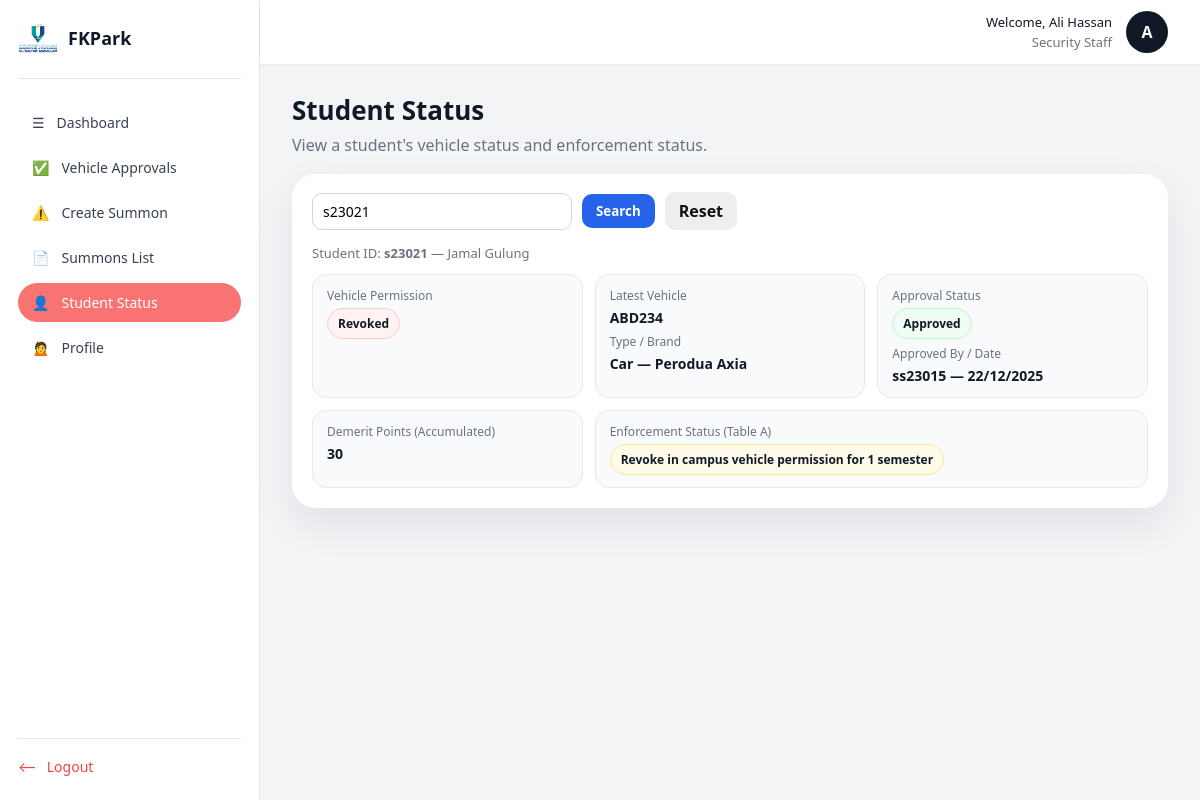
Screenshot of /fkpark/student_status_security.php?student_id=s23021 (signed in) with the database file from the repository.
### tables this page shows
CREATE TABLE `security` (
  `staff_id` varchar(255) NOT NULL,
  `name` varchar(100) NOT NULL,
  `email` varchar(255) NOT NULL,
  `phone` varchar(30) DEFAULT NULL,
  `badge_number` varchar(50) DEFAULT NULL
);

CREATE TABLE `student` (
  `student_id` varchar(255) NOT NULL,
  `name` varchar(100) NOT NULL,
  `email` varchar(255) NOT NULL,
  `phone` varchar(30) DEFAULT NULL
);

CREATE TABLE `vehicle` (
  `vehicle_id` int(15) NOT NULL,
  `plate_num` varchar(15) NOT NULL,
  `type` varchar(20) NOT NULL,
  `brand` varchar(50) NOT NULL,
  `status` varchar(15) NOT NULL DEFAULT 'Pending',
  `registration_date` date NOT NULL,
  `student_id` varchar(255) NOT NULL
);

### fkpark/student_status_security.php (the view, shortened to what this page needs)
<?php
require 'db.php';
function h($v): string { return htmlspecialchars((string)$v, ENT_QUOTES, 'UTF-8'); }
$securityUsername = $_SESSION['username'];
$securityName = $securityUsername;
$stmtSecurity = mysqli_prepare($conn, "SELECT name FROM security WHERE staff_id = ?");
if ($stmtSecurity) {
    mysqli_stmt_bind_param($stmtSecurity, "s", $securityUsername);
    mysqli_stmt_execute($stmtSecurity);
    $res = mysqli_stmt_get_result($stmtSecurity);
    if ($row = mysqli_fetch_assoc($res)) {
        $securityName = $row['name'];
    }
}
$studentId = trim($_GET['student_id'] ?? '');
$studentName = null;
$latestVehicle = null;
$demeritPoints = 0;
$enforcementLabel = '—';
$enforcementTone = 'info';
if ($studentId !== '') {
    $stmt = $conn->prepare("SELECT name FROM student WHERE student_id = ?");
    if ($stmt) {
        $stmt->bind_param('s', $studentId);
        $stmt->execute();
        $row = $stmt->get_result()->fetch_assoc();
        $studentName = $row['name'] ?? null;
    }
    $sqlLatest = "
        SELECT v.vehicle_id, v.plate_num, v.type, v.brand,
               COALESCE(va.status, 'Pending') AS approval_status,
               va.approve_by, va.approval_date
        FROM vehicle v
        LEFT JOIN vehicle_approval va ON va.vehicle_id = v.vehicle_id
            AND va.approval_id = (
                SELECT MAX(approval_id)
                FROM vehicle_approval
                WHERE vehicle_id = v.vehicle_id
            )
        WHERE v.student_id = ?
        ORDER BY v.registration_date DESC
        LIMIT 1
    ";
    $stmt = $conn->prepare($sqlLatest);
    if ($stmt) {
        $stmt->bind_param('s', $studentId);
        $stmt->execute();
        $latestVehicle = $stmt->get_result()->fetch_assoc();
    }
    $stmt = $conn->prepare("
        SELECT COALESCE(SUM(vt.Point), 0) AS total_demerit
        FROM traffic_summon ts
        JOIN violation_type vt ON vt.violation_typeID = ts.violation_typeID
        WHERE ts.student_id = ?
    ");
    if ($stmt) {
        $stmt->bind_param('s', $studentId);
        $stmt->execute();
        $row = $stmt->get_result()->fetch_assoc();
        $demeritPoints = (int)($row['total_demerit'] ?? 0);
    }
    if ($demeritPoints < 20) {
        $enforcementLabel = 'Warning given';
        $enforcementTone = 'info';
    } elseif ($demeritPoints < 50) {
        $enforcementLabel = 'Revoke in campus vehicle permission for 1 semester';
        $enforcementTone = 'warn';
    } elseif ($demeritPoints < 80) {
        $enforcementLabel = 'Revoke in campus vehicle permission for 2 semesters';
        $enforcementTone = 'danger';
    } else {
        $enforcementLabel = 'Revoke in campus vehicle permission for the entire study duration';
        $enforcementTone = 'danger';
    }
}
$plateNumber = $latestVehicle['plate_num'] ?? '—';
$vehicleType = $latestVehicle['type'] ?? '—';
$vehicleBrand = $latestVehicle['brand'] ?? '—';
$approvalStatus = $latestVehicle['approval_status'] ?? ($latestVehicle ? 'Pending' : 'No Vehicle');
$approvedBy = $latestVehicle['approve_by'] ?? '—';
$approvalDate = !empty($latestVehicle['approval_date']) ? date('d/m/Y', strtotime($latestVehicle['approval_date'])) : '—';
$vehiclePermission = 'No Vehicle';
if ($latestVehicle) {
    if ($demeritPoints >= 20) {
        $vehiclePermission = 'Revoked';
    }
}
$vpTone = ($vehiclePermission === 'Active') ? 'ok' : (($vehiclePermission === 'Revoked') ? 'danger' : 'warn');
$asTone = (strcasecmp((string)$approvalStatus, 'Approved') === 0) ? 'ok' : ((strcasecmp((string)$approvalStatus, 'Rejected') === 0) ? 'danger' : 'warn');
?><!DOCTYPE html>
<html lang="en">
<head>
</head>
<body>
<div class="layout">
    <aside class="sidebar">
        <div class="sidebar-header">
            <div class="sidebar-logo"><img src="images/logo.png" alt="FKPark Logo"></div>
            <div class="sidebar-title">FKPark</div>
        </div>
        <nav class="nav">
            <a href="dashboard_security.php" class="nav-link"><span>☰</span><span>Dashboard</span></a>
            <a href="vehicle_approval.php" class="nav-link"><span>✅</span><span>Vehicle Approvals</span></a>
            <a href="create_summon.php" class="nav-link"><span>⚠️</span><span>Create Summon</span></a>
            <a href="summon_list.php" class="nav-link"><span>📄</span><span>Summons List</span></a>
            <a href="student_status_security.php" class="nav-link active"><span>👤</span><span>Student Status</span></a>
            <a href="security_profile.php" class="nav-link"><span>🙍</span><span>Profile</span></a>
        </nav>
        <div class="sidebar-footer">
            <a href="logout.php" class="logout-btn"><span>⟵</span><span>Logout</span></a>
        </div>
    </aside>
    <div class="main">
        <header class="topbar">
            <div class="topbar-user">
                <div class="topbar-user-info">
                    <div>Welcome, <?= h($securityName) ?></div>
                    <div class="topbar-role">Security Staff</div>
                </div>
                <div class="avatar"><?= strtoupper(substr($securityName, 0, 1)) ?></div>
            </div>
        </header>
        <main class="content">
            <h1 class="page-title">Student Status</h1>
            <p class="page-subtitle">View a student's vehicle status and enforcement status.</p>
            <div class="card">
                <form method="GET" class="filter">
                    <input type="text" name="student_id" placeholder="Enter Student ID" value="<?= h($studentId) ?>">
                    <button type="submit">Search</button>
                    <a href="student_status_security.php">Reset</a>
                </form>
                <?php if ($studentId === ''): ?>
                    <div class="note">Enter a Student ID above to view the latest registered vehicle and enforcement status.</div>
                <?php else: ?>
                    <div class="note">
                        Student ID: <b><?= h($studentId) ?></b>
                        <?php if ($studentName): ?>
                            — <?= h($studentName) ?>
                        <?php else: ?>
                            — <span style="color:#ef4444;font-weight:800;">Student not found</span>
                        <?php endif; ?>
                    </div>
                    <div class="status-grid">
                        <div class="status-item">
                            <div class="status-k">Vehicle Permission</div>
                            <div class="status-v"><span class="pill <?= h($vpTone) ?>"><?= h($vehiclePermission) ?></span></div>
                        </div>
                        <div class="status-item">
                            <div class="status-k">Latest Vehicle</div>
                            <div class="status-v"><?= h($plateNumber) ?></div>
                            <div class="status-k" style="margin-top:6px;">Type / Brand</div>
                            <div class="status-v" style="font-weight:700;"><?= h($vehicleType) ?> — <?= h($vehicleBrand) ?></div>
                        </div>
                        <div class="status-item">
                            <div class="status-k">Approval Status</div>
                            <div class="status-v"><span class="pill <?= h($asTone) ?>"><?= h($approvalStatus) ?></span></div>
                            <div class="status-k" style="margin-top:6px;">Approved By / Date</div>
                            <div class="status-v" style="font-weight:700;"><?= h($approvedBy) ?> — <?= h($approvalDate) ?></div>
                        </div>
                        <div class="status-item">
                            <div class="status-k">Demerit Points (Accumulated)</div>
                            <div class="status-v"><?= (int)$demeritPoints ?></div>
                        </div>
                        <div class="status-item" style="grid-column: span 2;">
                            <div class="status-k">Enforcement Status (Table A)</div>
                            <div class="status-v"><span class="pill <?= h($enforcementTone) ?>"><?= h($enforcementLabel) ?></span></div>
                        </div>
                    </div>
                <?php endif; ?>
            </div>
        </main>
    </div>
</div>
</body>
</html>

### fkpark/student_status_security.php (style rules this page uses)
* { box-sizing:border-box;font-family:system-ui,-apple-system,BlinkMacSystemFont,"Segoe UI",sans-serif }
body { margin:0;background:#f3f4f6;color:#111827 }
.layout { min-height:100vh;display:grid;grid-template-columns:260px 1fr }
.sidebar { background:#fff;border-right:1px solid #e5e7eb;display:flex;flex-direction:column;padding:18px 18px 24px }
.sidebar-header { display:flex;align-items:center;gap:10px;padding-bottom:20px;border-bottom:1px solid #e5e7eb }
.sidebar-logo { width:40px;;height:40px;border-radius:12px;overflow:hidden;display:flex;align-items:center;justify-content:center }
.sidebar-logo img { max-width:100%;max-height:100% }
.sidebar-title { font-size:18px;font-weight:600;color: #111827; }
.nav { margin-top:24px;display:flex;flex-direction:column;gap:6px }
.nav-link { display:flex;align-items:center;gap:12px;padding:10px 14px;border-radius:999px;color:#374151;text-decoration:none;font-size:14px }
.nav-link.active { background-color: #f97373;color: #ffffff; }
.sidebar-footer { margin-top:auto;padding-top:18px;border-top:1px solid #e5e7eb }
.logout-btn { display:flex;align-items:center;gap:10px;font-size:14px;color:#ef4444;text-decoration:none }
.main { display:flex;flex-direction:column }
.topbar { height:64px;background:#fff;display:flex;align-items:center;justify-content:flex-end;padding:0 32px;box-shadow:0 1px 4px rgba(15,23,42,.06) }
.topbar-user { display:flex;align-items:center;gap:14px }
.topbar-user-info { text-align:right;font-size:13px }
.topbar-role { color:#6b7280;margin-top:2px }
.avatar { width:42px;height:42px;border-radius:50%;background:#111827;color:#fff;display:flex;align-items:center;justify-content:center;font-weight:800 }
.content { padding:28px 32px 36px }
.page-title { font-size:26px;margin:0 0 6px }
.page-subtitle { margin:0 0 18px;color:#6b7280 }
.card { background:#fff;border-radius:24px;padding:18px 20px 20px;box-shadow:0 16px 40px rgba(15,23,42,.08) }
.filter { display:flex;gap:10px;flex-wrap:wrap;align-items:center;margin-bottom:14px }
.filter input { padding:8px 10px;border:1px solid #d1d5db;border-radius:10px;font-size:14px;width:260px }
.filter button { padding:8px 14px;border:none;border-radius:10px;background:#2563eb;color:#fff;cursor:pointer;font-weight:800 }
.filter a { padding:8px 14px;border-radius:10px;background:#eee;text-decoration:none;color:#111;font-weight:800 }
.status-grid { display:grid;grid-template-columns:repeat(3,minmax(0,1fr));gap:12px;margin-top:12px }
.status-item { background:#f9fafb;border:1px solid #e5e7eb;border-radius:14px;padding:12px 14px }
.status-k { font-size:12px;color:#6b7280;margin-bottom:4px }
.status-v { font-size:14px;font-weight:800;color:#111827 }
.pill { display:inline-block;padding:6px 10px;border-radius:999px;font-size:12px;font-weight:800;border:1px solid #e5e7eb;background:#fff }
.pill.ok { border-color:#bbf7d0;background:#f0fdf4 }
.pill.warn { border-color:#fde68a;background:#fffbeb }
.pill.danger { border-color:#fecaca;background:#fef2f2 }
.note { margin-top:12px;font-size:13px;color:#6b7280 }

### rows the page displays
security: name "Ali Hassan", name "A"
student: name "Jamal Gulung"
vehicle: plate_num "ABD234", type "Car", brand "Perodua Axia"

### other values shown
$studentId "s23021"
$vehiclePermission "Revoked"
$approvalStatus "Approved"
$approvedBy "ss23015"
$approvalDate "22/12/2025"
$demeritPoints "30"
$enforcementLabel "Revoke in campus vehicle permission for 1 semester"
